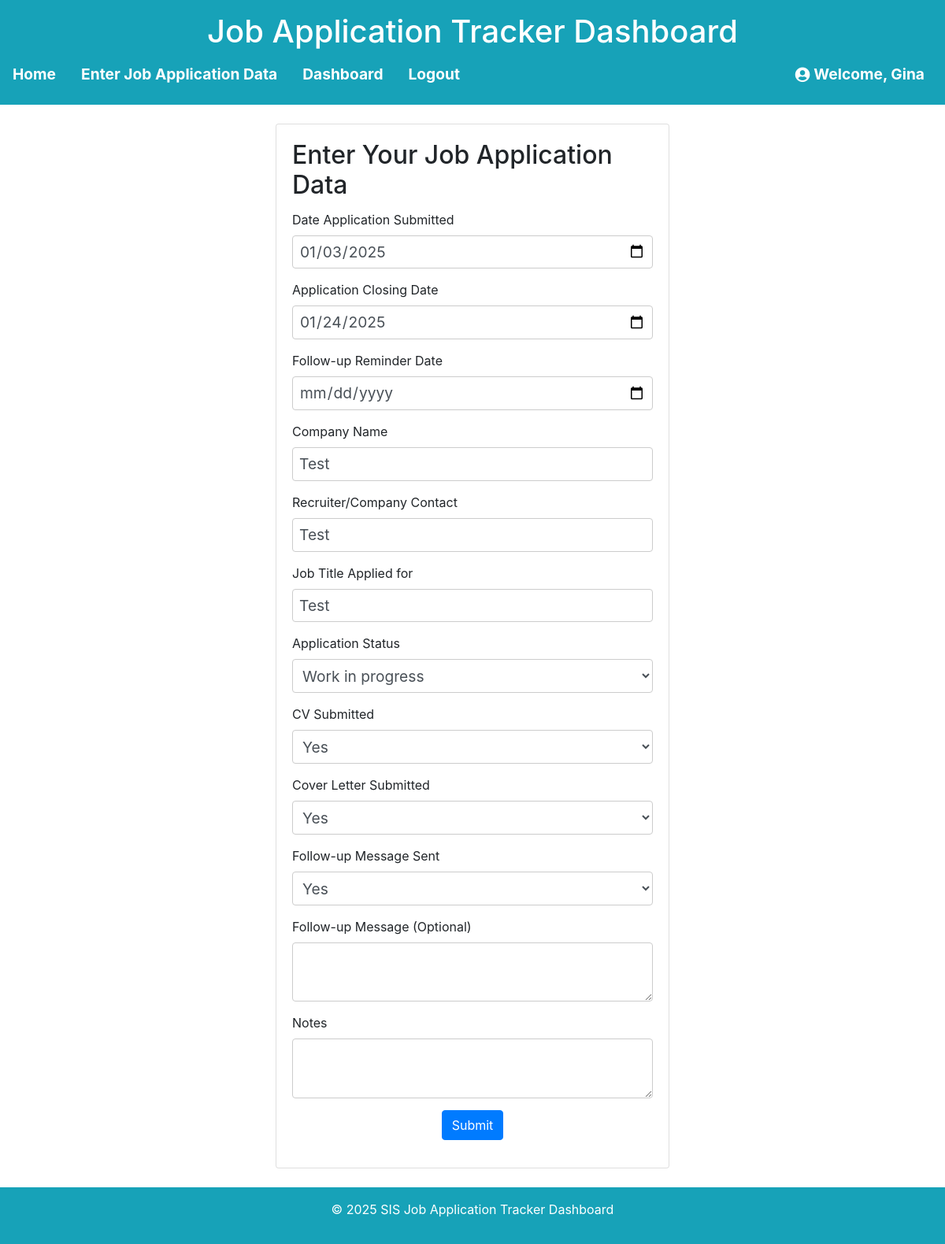
/application/3/edit (signed in), run on the app's committed database.
### models.py (models this page shows, shortened)
class User(UserMixin, db.Model):
    id = db.Column(db.Integer, primary_key=True)
    username = db.Column(db.String(64), unique=True, nullable=False)
    email = db.Column(db.String(120), unique=True, nullable=False)
    password_hash = db.Column(db.String(128))

class JobApplication(db.Model):
    id = db.Column(db.Integer, primary_key=True)
    date_submitted = db.Column(db.Date, nullable=True)
    due_date = db.Column(db.Date, nullable=True)
    follow_up_date = db.Column(db.Date, nullable=True)
    company = db.Column(db.String(120), nullable=False)
    contact = db.Column(db.String(120), nullable=True)
    position_title = db.Column(db.String(120), nullable=False)
    status = db.Column(db.String(50), nullable=False)
    cv_submitted = db.Column(db.String(10), nullable=False)
    cover_letter_submitted = db.Column(db.String(10), nullable=False)
    follow_up_sent = db.Column(db.String(10), nullable=False)
    follow_up_message = db.Column(db.Text, nullable=True)
    notes = db.Column(db.Text, nullable=True)
    user_id = db.Column(db.Integer, db.ForeignKey('user.id'), nullable=False)
    user = db.relationship('User', backref=db.backref('job_applications', lazy=True))

### app.py (the view, shortened to what this page needs)
@app.route('/application/<int:application_id>/edit', methods=['GET', 'POST'])
@login_required
def edit_application(application_id):
    application = JobApplication.query.get_or_404(application_id)
    if application.user_id != current_user.id:
        flash("You are not authorized to edit this application.", "danger")
        return redirect(url_for('dashboard'))
    form = JobApplicationForm(obj=application)
    return render_template('form.html', form=form)

### app.py (called while the page is built)
@login_manager.user_loader
def load_user(user_id):
    return db.session.get(User, int(user_id))

### templates/form.html (shortened to what this page needs)
{% extends "base.html" %}
{% block content %}
<div class="card mx-auto" style="max-width: 500px;">
    <div class="card-body">
        <h2 class="card-title">Enter Your Job Application Data</h2>
        <form method="POST" action="{{ url_for('form') }}">
            <div class="form-group">
                {{ form.date_submitted.label }}
                {{ form.date_submitted(class="form-control") }}
            </div>
            <div class="form-group">
                {{ form.due_date.label }}
                {{ form.due_date(class="form-control") }}
            </div>
            <div class="form-group">
                {{ form.follow_up_date.label }}
                {{ form.follow_up_date(class="form-control") }}
            </div>
            <div class="form-group">
                {{ form.company.label }}
                {{ form.company(class="form-control") }}
            </div>
            <div class="form-group">
                {{ form.contact.label }}
                {{ form.contact(class="form-control") }}
            </div>
            <div class="form-group">
                {{ form.position_title.label }}
                {{ form.position_title(class="form-control") }}
            </div>
            <div class="form-group">
                {{ form.status.label }}
                {{ form.status(class="form-control") }}
            </div>
            <div class="form-group">
                {{ form.cv_submitted.label }}
                {{ form.cv_submitted(class="form-control") }}
            </div>
            <div class="form-group">
                {{ form.cover_letter_submitted.label }}
                {{ form.cover_letter_submitted(class="form-control") }}
            </div>
            <div class="form-group">
                {{ form.follow_up_sent.label }}
                {{ form.follow_up_sent(class="form-control") }}
            </div>
            <div class="form-group">
                {{ form.follow_up_message.label }}
                {{ form.follow_up_message(class="form-control") }}
            </div>
            <div class="form-group">
                {{ form.notes.label }}
                {{ form.notes(class="form-control") }}
            </div>
            <div class="form-group text-center">
                {{ form.submit(class="btn btn-primary") }}
            </div>
        </form>
    </div>
</div>
{% endblock %}

### templates/base.html (shortened to what this page needs)
<!DOCTYPE html>
<html lang="en">
<head>
    <link href="https://stackpath.bootstrapcdn.com/bootstrap/4.5.2/css/bootstrap.min.css" rel="stylesheet">
    <link rel="stylesheet" href="https://cdnjs.cloudflare.com/ajax/libs/font-awesome/5.15.3/css/all.min.css">
    <link rel="stylesheet" href="{{ url_for('static', filename='style.css') }}">
</head>
<body>
    <header class="bg-info text-white text-center py-3 mb-4">
        <h1>Job Application Tracker Dashboard</h1>
        <nav>
            <ul class="nav justify-content-center">
                <li class="nav-item"><a class="nav-link text-white {% if request.endpoint == 'index' %}active{% endif %}" href="{{ url_for('index') }}">Home</a></li>
                <li class="nav-item"><a class="nav-link text-white {% if request.endpoint == 'index' %}active{% endif %}" href="{{ url_for('form') }}">Enter Job Application Data</a></li>
                <li class="nav-item"><a class="nav-link text-white {% if request.endpoint == 'index' %}active{% endif %}" href="{{ url_for('dashboard') }}">Dashboard</a></li>
                {% if current_user.is_authenticated %}
                <li class="nav-item"><a class="nav-link text-white {% if request.endpoint == 'index' %}active{% endif %}" href="{{ url_for('logout') }}">Logout</a></li>
                {% endif %}
                {% if current_user.is_authenticated %}
                    <li class="nav-item ml-auto">
                        <a class="nav-link text-white" href="#">
                            <i class="fas fa-user-circle"></i> Welcome, {{ current_user.username }}
                        </a>
                    </li>
                {% endif %}
            </ul>
        </nav>
    </header>
    <main class="container">
        {% block content %}{% endblock %}
    </main>
    <footer class="bg-info text-white text-center py-3 mt-4">
        <p>&copy; 2025 SIS Job Application Tracker Dashboard</p>
    </footer>
</body>
</html>

### static/style.css (style rules this page uses)
.form-group { margin-bottom: 15px; }
.form-control { width: 100%; padding: 8px; border: 1px solid #ccc; border-radius: 4px; background-color: #fff; font-size: 1.2rem; }
.nav-item.ml-auto { margin-left: auto; padding-right: 10px; }
.nav-item a { display: flex; align-items: center; font-size: 1.2rem; font-weight: bold; }
.nav-item i { margin-right: 5px; }

### data on the page
User: username "Gina"
JobApplication: date_submitted "01/03/2025", due_date "01/24/2025", company "Test", contact "Test", position_title "Test", status "Work in progress", cv_submitted "Yes", cover_letter_submitted "Yes", follow_up_sent "Yes"
